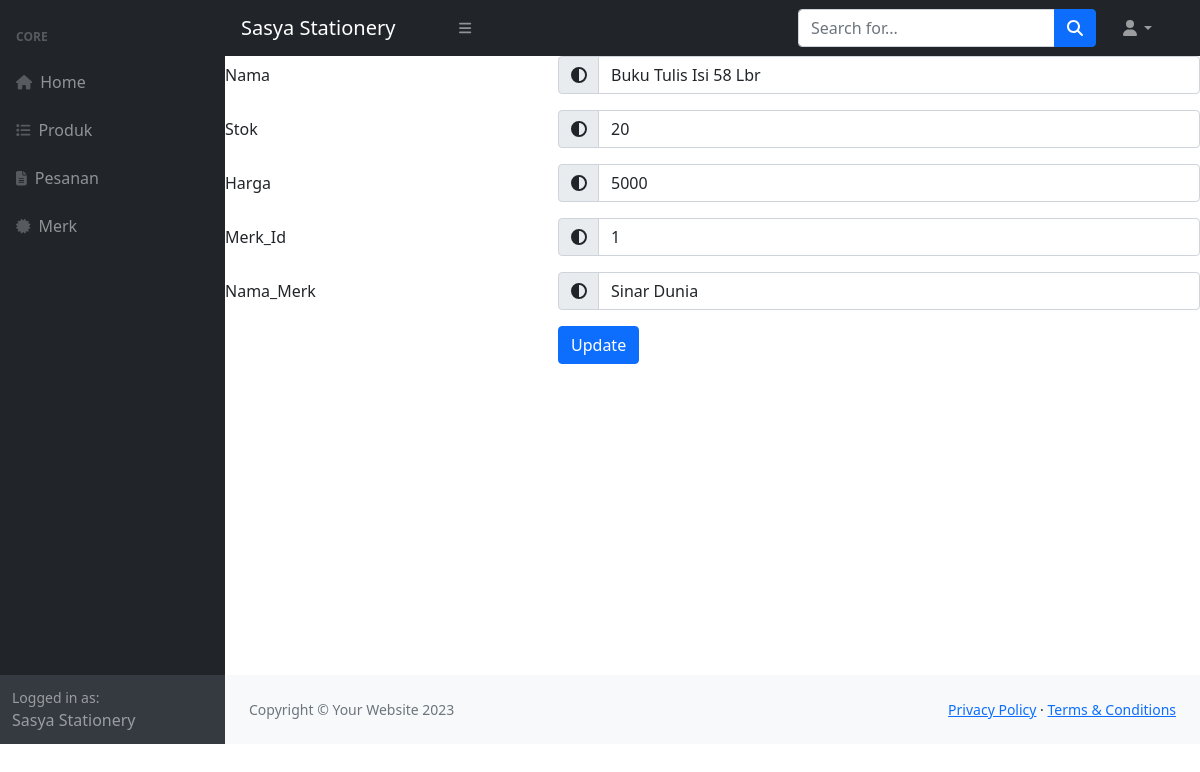
The page /admin/edit_produk.php?id=1 on the database its author committed.
### tables this page shows
CREATE TABLE `produk` (
  `id` int(11) NOT NULL,
  `nama` varchar(191) NOT NULL,
  `stok` int(11) NOT NULL,
  `harga` int(45) NOT NULL,
  `merk_id` int(45) NOT NULL,
  `nama_merk` varchar(45) NOT NULL
);

### admin/edit_produk.php (the view, shortened to what this page needs)
<?php
    require_once 'db_alat_tulis.php';
    include_once 'tamplates/header.php';
    include_once 'tamplates/sidebar.php';
    include_once 'tamplates/topbar.php';
?>
<?php
$id = $_GET['id'];
$sql = "SELECT * FROM produk WHERE id = ?";
$r = $dbh->prepare($sql);
$r->execute(array($id));
$hasil = $r->fetch();
?>
<form method="POST" action="proses_produk.php">
  <div class="form-group row">
    <label for="nama" class="col-4 col-form-label">Nama</label>
    <div class="col-8">
      <div class="input-group">
        <div class="input-group-prepend">
          <div class="input-group-text">
            <i class="fa fa-adjust"></i>
          </div>
        </div>
        <input id="nama" name="nama" type="text" class="form-control"
        value="<?php echo $hasil['nama']; ?>">
      </div>
    </div>
  </div>
  <div class="form-group row">
    <label for="stok" class="col-4 col-form-label">Stok</label>
    <div class="col-8">
      <div class="input-group">
        <div class="input-group-prepend">
          <div class="input-group-text">
            <i class="fa fa-adjust"></i>
          </div>
        </div>
        <input id="stok" name="stok" type="text" class="form-control"
        value="<?php echo $hasil['stok']; ?>">
      </div>
    </div>
  </div>
  <div class="form-group row">
    <label for="harga" class="col-4 col-form-label">Harga</label>
    <div class="col-8">
      <div class="input-group">
        <div class="input-group-prepend">
          <div class="input-group-text">
            <i class="fa fa-adjust"></i>
          </div>
        </div>
        <input id="harga" name="harga" type="number" class="form-control"
        value="<?php echo $hasil['harga']; ?>">
      </div>
    </div>
  </div>
  <div class="form-group row">
    <label for="merk_id" class="col-4 col-form-label">Merk_Id</label>
    <div class="col-8">
      <div class="input-group">
        <div class="input-group-prepend">
          <div class="input-group-text">
            <i class="fa fa-adjust"></i>
          </div>
        </div>
        <input id="merk_id" name="merk_id" type="number" class="form-control"
        value="<?php echo $hasil['merk_id']; ?>">
      </div>
    </div>
  </div>
  <div class="form-group row">
    <label for="nama_merk" class="col-4 col-form-label">Nama_Merk</label>
    <div class="col-8">
      <div class="input-group">
        <div class="input-group-prepend">
          <div class="input-group-text">
            <i class="fa fa-adjust"></i>
          </div>
        </div>
        <input id="nama_merk" name="nama_merk" type="text" class="form-control"
        value="<?php echo $hasil['nama_merk']; ?>">
      </div>
    </div>
  </div>
  <div class="form-group row">
    <div class="offset-4 col-8">
      <input type="submit" name="proses" type="submit"
      class="btn btn-primary" value="Update"/>
    </div>
  </div>
</form>
<?php
include_once 'tamplates/footer.php';
?>

### rows shown on the page
produk: nama "Buku Tulis Isi 58 Lbr", stok "20", harga "5000", merk_id "1", nama_merk "Sinar Dunia"

### other values the page prints
$key "Home"
$key "Produk"
$key "Pesanan"
$key "Merk"
